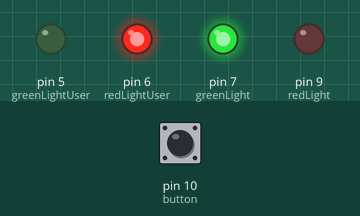
The sketch below on a simulated Arduino Uno, built with avr-gcc and run on an emulated ATmega328P. On the bench: output pins drawn as LEDs (lit = HIGH). Inputs (shaded band) come from the test bench; at power-on: pin 10 (button) HIGH.

Above: at 1.2 s.
1.3 s: pin 10 (button) pulled LOW for 0.15 s
At 1.37 s:
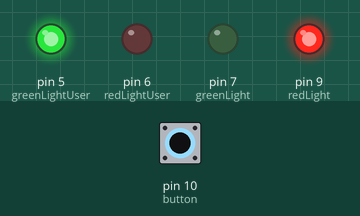
2.9 s: pin 10 (button) pulled LOW for 3.2 s
At 6.6 s:
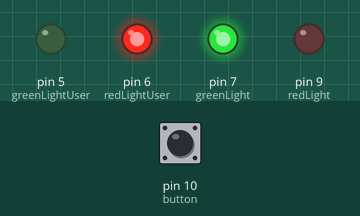
Timing chart, 0 to 8.1 s (numbered marks = the images above; inputs shaded):
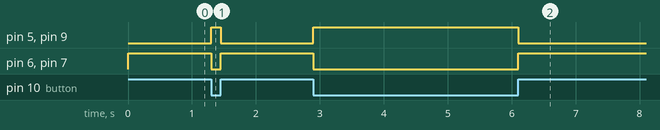

The sketch:

user_trafficlight.ino
```cpp
#define redLight 9
#define greenLight 7
#define redLightUser 6
#define greenLightUser 5
#define button 10

void setup() {
  // put your setup code here, to run once:
  Serial.begin(9600);
  pinMode(button, INPUT);
  pinMode(redLight, OUTPUT);
  pinMode(greenLight, OUTPUT);
  pinMode(redLightUser, OUTPUT);
  pinMode(greenLightUser, OUTPUT);
}

void trafficLight(int options){
  if (options == 0) {
    digitalWrite(greenLight, LOW);
    digitalWrite(redLight, HIGH);
    digitalWrite(redLightUser, LOW);
    digitalWrite(greenLightUser, HIGH);
  } else {
    digitalWrite(redLight, LOW);
    digitalWrite(greenLight, HIGH);
    digitalWrite(redLightUser, HIGH);
    digitalWrite(greenLightUser, LOW);
  }
}

void loop() {
  int isButtonPressed = digitalRead(button);
  // put your main code here, to run repeatedly:

  if(isButtonPressed == 0){
    trafficLight(isButtonPressed);
  } else {
    trafficLight(1);
  }

}
```

Measured:
- after the input at 1.3 s, pin 5 (greenLightUser), pin 9 (redLight): LOW → HIGH at once, → LOW 0.15 s later; pin 6 (redLightUser), pin 7 (greenLight): HIGH → LOW at once, → HIGH 0.15 s later
- after the input at 2.9 s, pin 5 (greenLightUser), pin 9 (redLight): LOW → HIGH at once, → LOW 3.2 s later; pin 6 (redLightUser), pin 7 (greenLight): HIGH → LOW at once, → HIGH 3.2 s later
